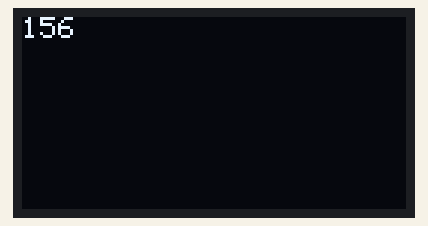
Recording of a sketch running on a simulated Arduboy, built with avr-gcc and run on an emulated ATmega32U4. On the bench: 128×64 one-colour display.

Above: at 0.76 s.
At 5.56 s:
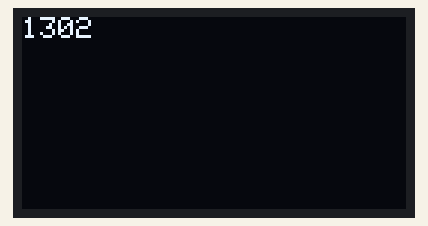
At 10.36 s:
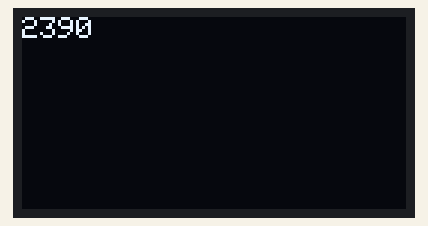
At 20.27 s:
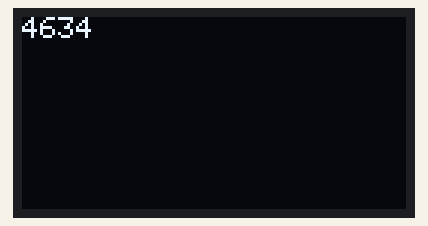
At 29.88 s:
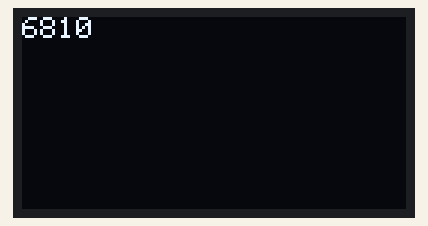
At 39.78 s:
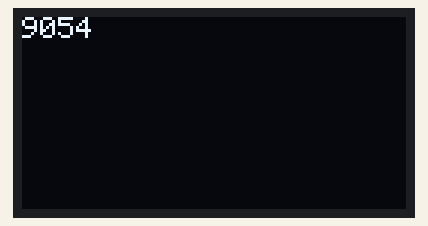

The sketch:

Counter.ino
```cpp
//MageAlya
//April 14th, 2017
//Counter

#include <Arduboy.h>
Arduboy arduboy;
int counter;

  // Put your setup code here to run once
void setup() {

  arduboy.begin();
  arduboy.clear();
  counter = 0;

}

  // Put your main code here to run repeatedly
void loop() {

  arduboy.clear();
  arduboy.setCursor(0, 0);
  counter = counter + 1;
  arduboy.print(counter);
  arduboy.display();

}
```
